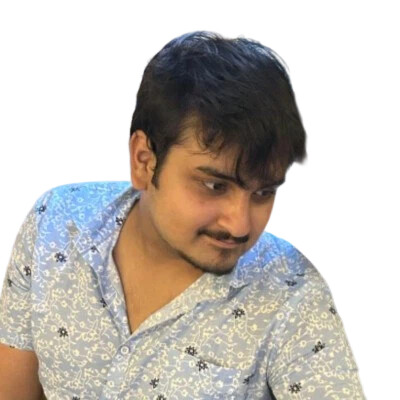
#> input picture source-photo.png, 400 x 400 px
$ python prep_photo.py
#> lines starting #> are read from the running program, lines starting #| are printed output that depends on the picture; after the words box and inside, x2 and y2 are one past the last pixel; in counts of white or black regions, pixels touching at a corner belong together

"""
Prepare a portrait with an already-white background
for ASCII conversion.

Output: data/source-prepped.png
"""

import sys
from pathlib import Path

import cv2
import numpy as np
from PIL import Image

PROJECT_DIR = Path(__file__).resolve().parent.parent

INPUT = Path(sys.argv[1]) if len(sys.argv) > 1 else (
    PROJECT_DIR / "source-photo.png"
)

OUTPUT = Path(sys.argv[2]) if len(sys.argv) > 2 else (
    PROJECT_DIR / "data" / "source-prepped.png"
)

# ORIGINAL GOOD SETTINGS
BACKGROUND_THRESHOLD = 12
PADDING = 60
LINE_WEIGHT = 0.45

print("1. Loading photograph...")

if not INPUT.exists():
    raise FileNotFoundError(f"Image not found: {INPUT}")

rgb = np.array(Image.open(INPUT).convert("RGB"))
#> rgb is the input picture: shape (400, 400, 3); mean R, G, B 198.2, 191.9, 185.5
gray = cv2.cvtColor(rgb, cv2.COLOR_RGB2GRAY)

print("2. Detecting subject...")

difference = 255 - gray
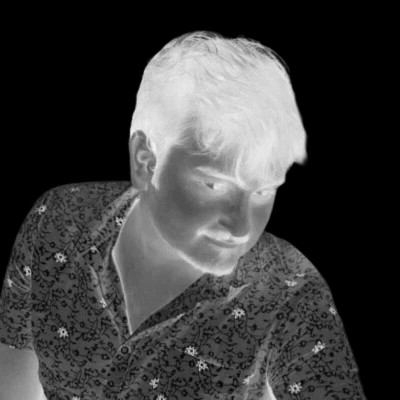
#> difference: shape (400, 400); min 0, max 244, mean 62

mask = (
    difference > BACKGROUND_THRESHOLD
).astype(np.uint8) * 255
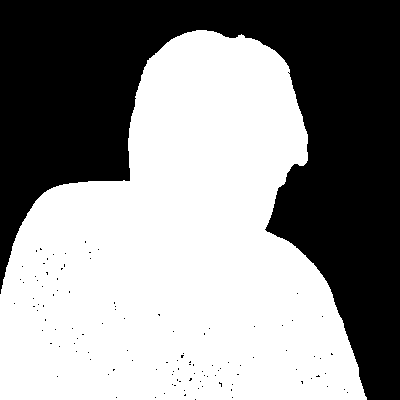
#> mask: shape (400, 400); 56.5% white; 114 black regions (113 under 20 px), largest, box (x1, y1, x2, y2) and area: (0, 0, 400, 400) 69408

kernel = np.ones((5, 5), np.uint8)

mask = cv2.morphologyEx(
    mask, cv2.MORPH_OPEN, kernel
)
#> mask: shape (400, 400); 56.5% white; 107 black regions (106 under 20 px), largest, box (x1, y1, x2, y2) and area: (0, 0, 400, 400) 69417

mask = cv2.morphologyEx(
    mask, cv2.MORPH_CLOSE, kernel, iterations=2
)
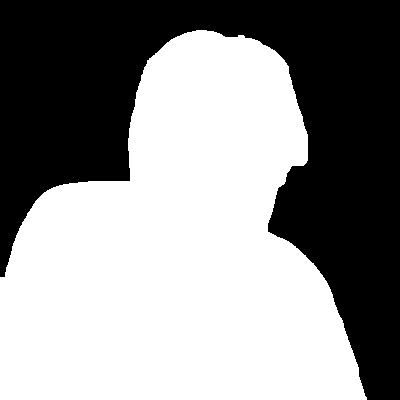
#> mask: shape (400, 400); 56.7% white; 1 black region

contours, _ = cv2.findContours(
    mask,
    cv2.RETR_EXTERNAL,
    cv2.CHAIN_APPROX_SIMPLE
)
#> contours = 1 contour; box (x1, y1, x2, y2) and area: (0, 30, 367, 400) 90013

if not contours:
    raise ValueError("No subject detected.")

largest = max(contours, key=cv2.contourArea)
#> largest = contour of 380 points, box (x1, y1, x2, y2) (0, 30, 367, 400), area 90013

x, y, w, h = cv2.boundingRect(largest)
#> x = 0; y = 30; w = 367; h = 370

print("3. Smoothing image...")

smooth = gray.copy()

for _ in range(2):
    smooth = cv2.bilateralFilter(
        smooth, 9, 40, 9
    )

print("4. Enhancing local contrast...")

clahe = cv2.createCLAHE(
    clipLimit=2.0,
    tileGridSize=(8, 8)
)

enhanced = clahe.apply(smooth)

print("5. Enhancing facial details...")

fine = cv2.GaussianBlur(
    enhanced, (0, 0), 1.5
).astype(np.float32)

coarse = cv2.GaussianBlur(
    enhanced, (0, 0), 6
).astype(np.float32)
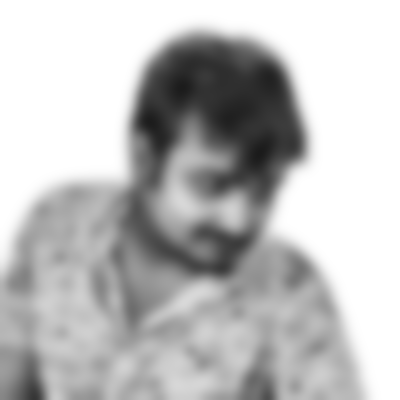
#> coarse: shape (400, 400) float32; min 27, max 255, mean 189.9

lines = np.clip(
    (coarse - fine) / 40.0,
    0,
    1
)
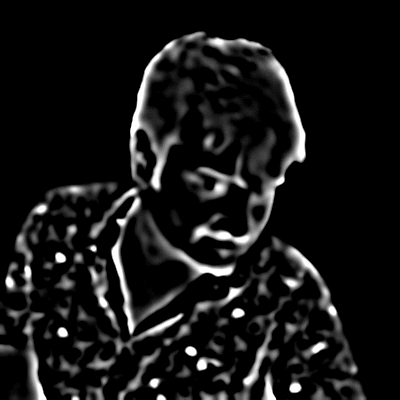
#> lines: shape (400, 400) float32; min 0, max 1, mean 0.0902

result = enhanced.astype(np.float32) - (
    LINE_WEIGHT * lines * 255
)

result = np.clip(result, 0, 255)
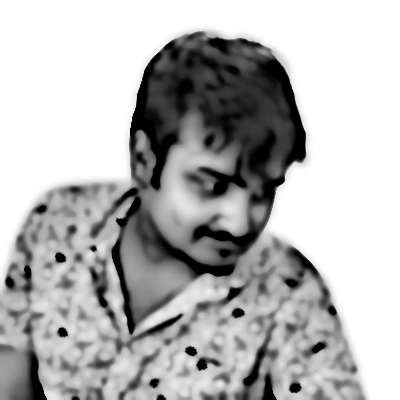
#> result: shape (400, 400) float32; min 0, max 255, mean 180.9

print("6. Compositing onto white...")

soft_mask = cv2.GaussianBlur(
    mask.astype(np.float32) / 255.0,
    (0, 0),
    1.0
)

result = (
    result * soft_mask +
    255.0 * (1.0 - soft_mask)
)

result = np.clip(result, 0, 255).astype(np.uint8)

print("7. Cropping subject...")

side = max(w, h) + PADDING
#> side = 430

cx = x + w // 2
#> cx = 183
cy = y + h // 2
#> cy = 215

x0 = cx - side // 2
#> x0 = -32
y0 = cy - side // 2
#> y0 = 0

canvas = np.full(
    (side, side), 255, dtype=np.uint8
)
#> canvas: shape (430, 430); every value is 255

sx0 = max(0, x0)
#> sx0 = 0
sy0 = max(0, y0)
#> sy0 = 0

sx1 = min(result.shape[1], x0 + side)
#> sx1 = 398
sy1 = min(result.shape[0], y0 + side)
#> sy1 = 400

dx0 = sx0 - x0
#> dx0 = 32
dy0 = sy0 - y0
#> dy0 = 0

dx1 = dx0 + sx1 - sx0
#> dx1 = 430
dy1 = dy0 + sy1 - sy0
#> dy1 = 400

canvas[dy0:dy1, dx0:dx1] = result[
    sy0:sy1, sx0:sx1
]
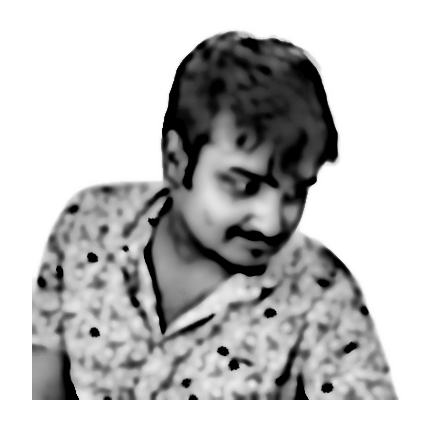
#> canvas: shape (430, 430); min 0, max 255, mean 191.1

OUTPUT.parent.mkdir(parents=True, exist_ok=True)

Image.fromarray(canvas).save(OUTPUT)

print("--------------------------------")
print("PHOTO PREPARATION COMPLETE")
print("--------------------------------")
print("Output:", OUTPUT)
print("Dimensions:", canvas.shape)
#| Dimensions: (430, 430)
